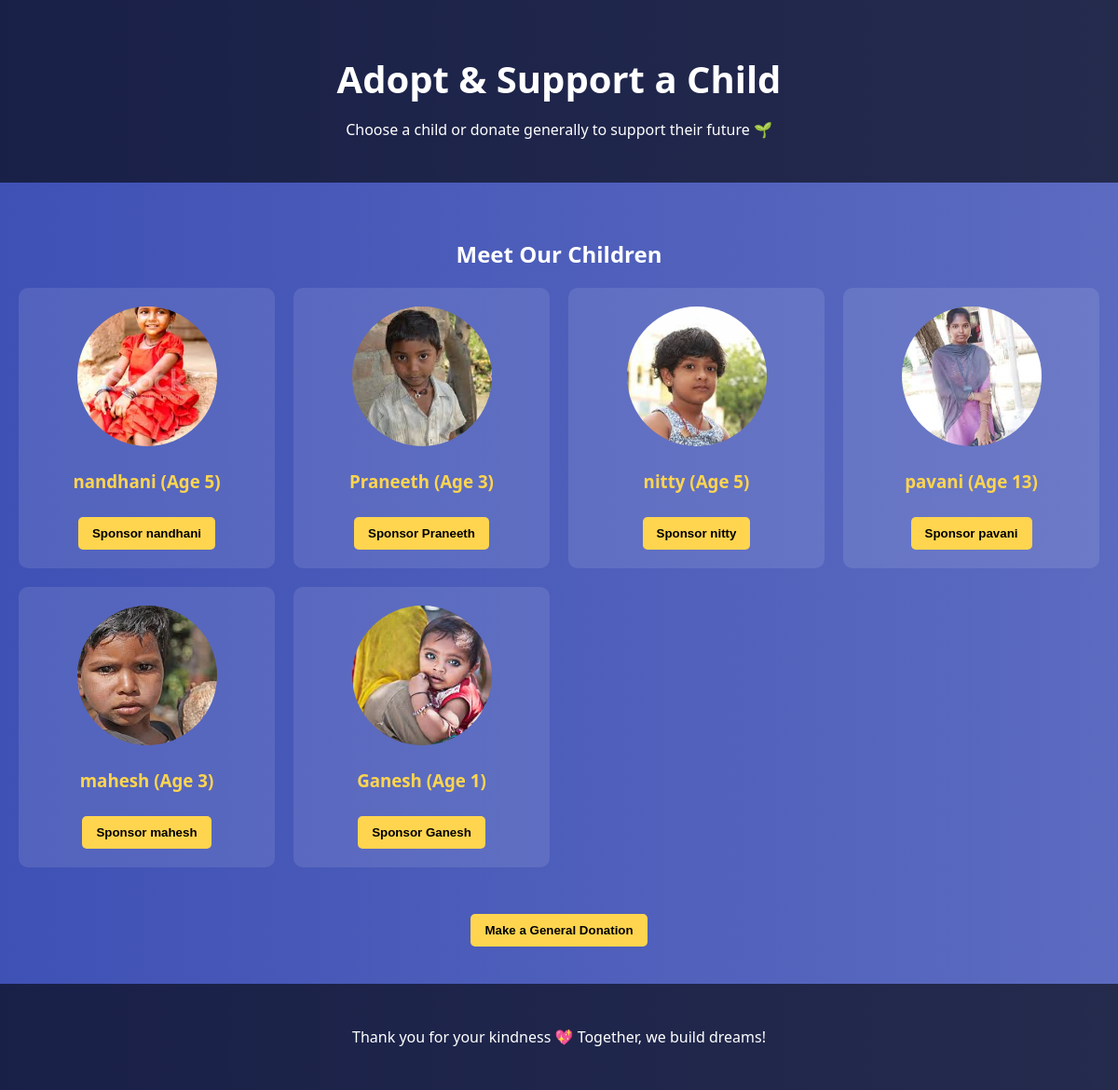
/sponsor/, run on the app's committed database.
### myapp/models.py (models this page shows, shortened)
class Child(models.Model):
    name = models.CharField(max_length=100)
    age = models.IntegerField()
    gender = models.CharField(max_length=10)
    admission_date = models.DateField()
    photo = models.ImageField(upload_to='children/')
    background_info = models.TextField(blank=True)

### myapp/views.py (the view)
# urls.py: path('sponsor/', views.sponsor, name='sponsor'),  # ✅ correct
def sponsor(request):
    children = Child.objects.all()
    return render(request, 'sponsor.html', {'children': children})

### myapp/templates/sponsor.html (shortened to what this page needs)
{% load static %}
<!DOCTYPE html>
<html lang="en">
<head>
</head>
<body>
<header>
  <h1>Adopt & Support a Child</h1>
  <p>Choose a child or donate generally to support their future 🌱</p>
</header>
<section>
  <h2 style="text-align:center;">Meet Our Children</h2>
  <div class="child-list">
    {% for child in children %}
    <div class="child-card">
      <img src="{{ child.photo.url }}" alt="{{ child.name }}">
      <h3>{{ child.name }} (Age {{ child.age }})</h3>
      <button class="btn" onclick="openForm('{{ child.id }}', '{{ child.name }}')">Sponsor {{ child.name }}</button>
    </div>
    {% endfor %}
  </div>
  <div style="text-align:center; margin-top: 40px;">
    <button class="btn" onclick="openForm('', 'General Donation')">Make a General Donation</button>
  </div>
</section>
<footer>
  <p>Thank you for your kindness 💖 Together, we build dreams!</p>
</footer>
</body>
</html>

### myapp/templates/sponsor.html (style rules this page uses)
body { margin: 0; font-family: 'Segoe UI', sans-serif; background: linear-gradient(to right, #3f51b5, #5c6bc0); color: #fff; }
header, footer { text-align: center; padding: 30px 10px; background: rgba(0, 0, 0, 0.6); }
h1 { margin-bottom: 10px; font-size: 2.5em; }
section { padding: 40px 20px; max-width: 1200px; margin: auto; }
.child-list { display: grid; grid-template-columns: repeat(auto-fit, minmax(250px, 1fr)); gap: 20px; }
.child-card { background-color: rgba(255, 255, 255, 0.1); padding: 20px; border-radius: 10px; text-align: center; }
.child-card img { width: 150px; height: 150px; border-radius: 50%; object-fit: cover; margin-bottom: 10px; }
h3 { margin: 10px 0 5px; color: #ffd54f; }
.btn { background-color: #ffd54f; color: #000; padding: 10px 15px; border: none; margin-top: 10px; cursor: pointer; border-radius: 5px; font-weight: bold; }

### data on the page
Child: photo (picture), name "nandhani", age "5"
Child: photo (picture), name "Praneeth", age "3"
Child: photo (picture), name "nitty", age "5"
Child: photo (picture), name "pavani", age "13"
Child: photo (picture), name "mahesh", age "3"
Child: photo (picture), name "Ganesh", age "1"
